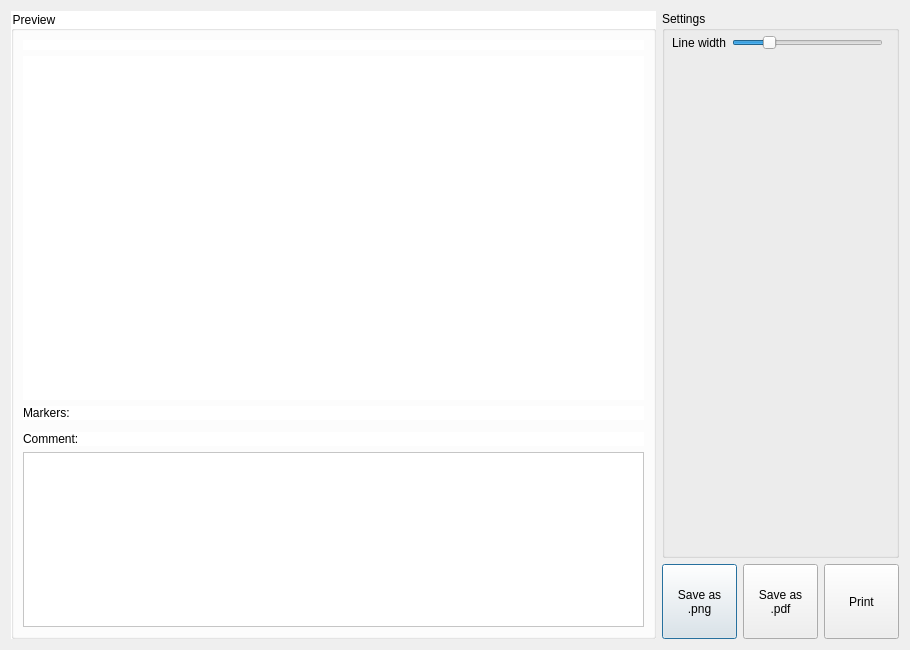
<?xml version="1.0" encoding="UTF-8"?>
<ui version="4.0">
 <class>Print</class>
 <widget class="QDialog" name="Print">
  <property name="geometry">
   <rect>
    <x>0</x>
    <y>0</y>
    <width>910</width>
    <height>650</height>
   </rect>
  </property>
  <property name="windowTitle">
   <string>Print</string>
  </property>
  <property name="windowIcon">
   <iconset resource="res.qrc">
    <normaloff>:/new/prefix1/AntScopeZ.png</normaloff>:/new/prefix1/AntScopeZ.png</iconset>
  </property>
  <layout class="QHBoxLayout" name="horizontalLayout_2">
   <item>
    <widget class="QGroupBox" name="groupBoxGraph">
     <property name="styleSheet">
      <string notr="true">background-color: white;</string>
     </property>
     <property name="title">
      <string>Preview</string>
     </property>
     <layout class="QVBoxLayout" name="verticalLayout_5">
      <item>
       <layout class="QVBoxLayout" name="widgetsLayout">
        <item>
         <widget class="QLabel" name="lineEditHead">
          <property name="font">
           <font>
            <pointsize>7</pointsize>
           </font>
          </property>
          <property name="text">
           <string/>
          </property>
         </widget>
        </item>
        <item>
         <widget class="QCustomPlot" name="widgetGraph" native="true">
          <property name="sizePolicy">
           <sizepolicy hsizetype="Preferred" vsizetype="Expanding">
            <horstretch>0</horstretch>
            <verstretch>0</verstretch>
           </sizepolicy>
          </property>
          <property name="minimumSize">
           <size>
            <width>500</width>
            <height>200</height>
           </size>
          </property>
         </widget>
        </item>
       </layout>
      </item>
      <item>
       <layout class="QVBoxLayout" name="markersLayout">
        <item>
         <widget class="QLabel" name="labelMarkers">
          <property name="sizePolicy">
           <sizepolicy hsizetype="Preferred" vsizetype="Preferred">
            <horstretch>0</horstretch>
            <verstretch>0</verstretch>
           </sizepolicy>
          </property>
          <property name="text">
           <string>Markers:</string>
          </property>
         </widget>
        </item>
        <item>
         <widget class="PrintMarkers" name="markersWidget" native="true">
          <property name="sizePolicy">
           <sizepolicy hsizetype="MinimumExpanding" vsizetype="Preferred">
            <horstretch>0</horstretch>
            <verstretch>0</verstretch>
           </sizepolicy>
          </property>
         </widget>
        </item>
       </layout>
      </item>
      <item>
       <layout class="QVBoxLayout" name="verticalLayout">
        <item>
         <widget class="QLabel" name="labelComment">
          <property name="sizePolicy">
           <sizepolicy hsizetype="Preferred" vsizetype="Maximum">
            <horstretch>0</horstretch>
            <verstretch>0</verstretch>
           </sizepolicy>
          </property>
          <property name="text">
           <string>Comment:</string>
          </property>
         </widget>
        </item>
        <item>
         <widget class="QTextEdit" name="textEditComment">
          <property name="sizePolicy">
           <sizepolicy hsizetype="Expanding" vsizetype="Minimum">
            <horstretch>0</horstretch>
            <verstretch>0</verstretch>
           </sizepolicy>
          </property>
          <property name="minimumSize">
           <size>
            <width>500</width>
            <height>50</height>
           </size>
          </property>
          <property name="maximumSize">
           <size>
            <width>16777215</width>
            <height>175</height>
           </size>
          </property>
         </widget>
        </item>
       </layout>
      </item>
     </layout>
    </widget>
   </item>
   <item>
    <layout class="QVBoxLayout" name="verticalLayout_3">
     <item>
      <widget class="QGroupBox" name="groupBoxSettings">
       <property name="minimumSize">
        <size>
         <width>225</width>
         <height>0</height>
        </size>
       </property>
       <property name="title">
        <string>Settings</string>
       </property>
       <widget class="QWidget" name="layoutWidget">
        <property name="geometry">
         <rect>
          <x>10</x>
          <y>20</y>
          <width>211</width>
          <height>24</height>
         </rect>
        </property>
        <layout class="QHBoxLayout" name="horizontalLayout_4">
         <item>
          <widget class="QLabel" name="label_3">
           <property name="text">
            <string>Line width</string>
           </property>
          </widget>
         </item>
         <item>
          <widget class="QSlider" name="lineSlider">
           <property name="minimum">
            <number>1</number>
           </property>
           <property name="maximum">
            <number>10</number>
           </property>
           <property name="pageStep">
            <number>1</number>
           </property>
           <property name="sliderPosition">
            <number>3</number>
           </property>
           <property name="orientation">
            <enum>Qt::Horizontal</enum>
           </property>
          </widget>
         </item>
        </layout>
       </widget>
      </widget>
     </item>
     <item>
      <layout class="QHBoxLayout" name="horizontalLayout">
       <item>
        <widget class="QPushButton" name="pngPrintBtn">
         <property name="minimumSize">
          <size>
           <width>75</width>
           <height>75</height>
          </size>
         </property>
         <property name="maximumSize">
          <size>
           <width>75</width>
           <height>75</height>
          </size>
         </property>
         <property name="text">
          <string>Save as
.png</string>
         </property>
        </widget>
       </item>
       <item>
        <widget class="QPushButton" name="pdfPrintBtn">
         <property name="minimumSize">
          <size>
           <width>75</width>
           <height>75</height>
          </size>
         </property>
         <property name="maximumSize">
          <size>
           <width>75</width>
           <height>75</height>
          </size>
         </property>
         <property name="text">
          <string>Save as
.pdf</string>
         </property>
        </widget>
       </item>
       <item>
        <widget class="QPushButton" name="printBtn">
         <property name="minimumSize">
          <size>
           <width>75</width>
           <height>75</height>
          </size>
         </property>
         <property name="maximumSize">
          <size>
           <width>75</width>
           <height>75</height>
          </size>
         </property>
         <property name="text">
          <string>Print</string>
         </property>
        </widget>
       </item>
      </layout>
     </item>
    </layout>
   </item>
  </layout>
 </widget>
 <customwidgets>
  <customwidget>
   <class>QCustomPlot</class>
   <extends>QWidget</extends>
   <header>qcustomplot.h</header>
   <container>1</container>
  </customwidget>
  <customwidget>
   <class>PrintMarkers</class>
   <extends>QWidget</extends>
   <header location="global">printmarkers.h</header>
   <container>1</container>
  </customwidget>
 </customwidgets>
 <resources>
  <include location="res.qrc"/>
 </resources>
 <connections/>
</ui>
